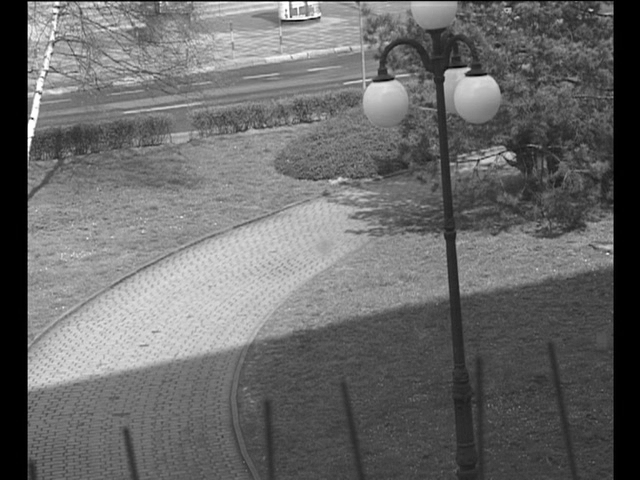
%> input picture doc/clip_03_ref_gray.png, 640 x 480 px
$ octave bladsredniokwadratowy.m   (GNU Octave 9; MATLAB toolbox functions it lacks are replaced by stand-ins)
%> lines starting %> are read from the running program, lines starting %| are printed output that depends on the picture; in (x1, y1, x2, y2) boxes, pixels count from 0 and x2, y2 are one past the last pixel; in counts of white or black regions, pixels touching at a corner belong together; the program's own positions count from 1
close all
referencyjny=imread('clip_03_ref_gray.png');
%> referencyjny is the input picture: size 480x640 uint8; min 0, max 255, mean 105.4
filename='clip_03_had_200_06_20diff.png'
%referencyjny = imcrop(referencyjny,[29, 3 , 480, 585]);
% clipy [29, 3 , 480, 585]
%fountain [0, 15 , 320, 211]
%pedestrians [11, 0 , 299, 240]
%imshow(referencyjny);
%i=0;
if i==7
    i=0;
    wynikmat=zeros(5,7);
end
i=i+1;
%alpha_a0.8
%alpha_a0.9
%alpha_a0.95
%alpha_a0.97
%alpha_a0.99
%mean
%median
%mog
porownywany=imread('clip_03_had_200_06_20.png');
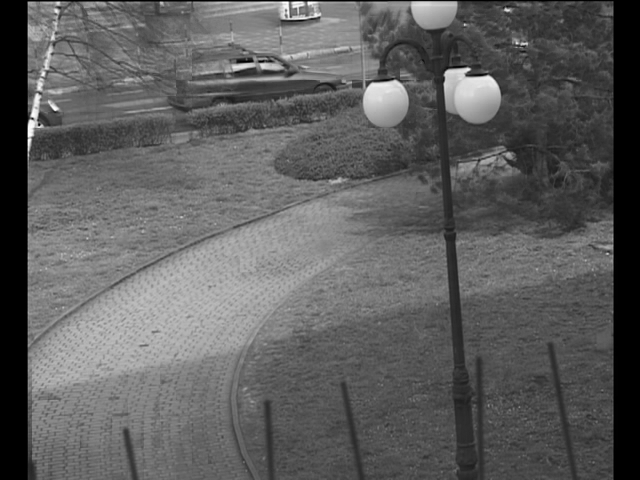
%> input picture doc/clip_03_had_200_06_20.png, 640 x 480 px
%> porownywany is the input picture: size 480x640 uint8; min 0, max 255, mean 94.2
%porownywany = imcrop(porownywany,[29, 3 , 480, 585]);

%imshow(porownywany);

referencyjnyadj=imadjust(referencyjny);
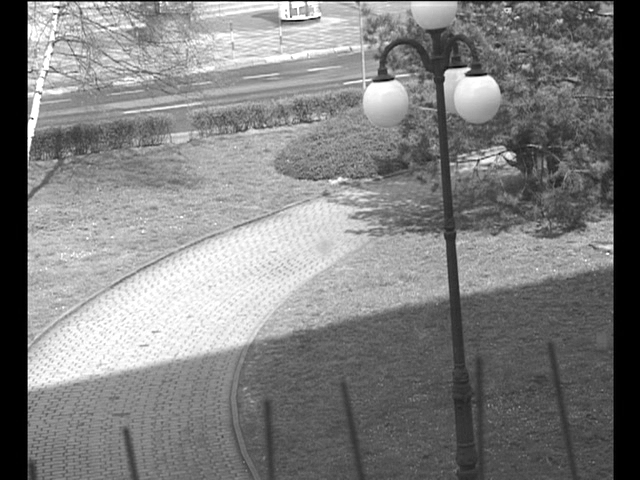
%> referencyjnyadj: size 480x640 uint8; min 0, max 255, mean 127.2
porownywanyadj=imadjust(porownywany);
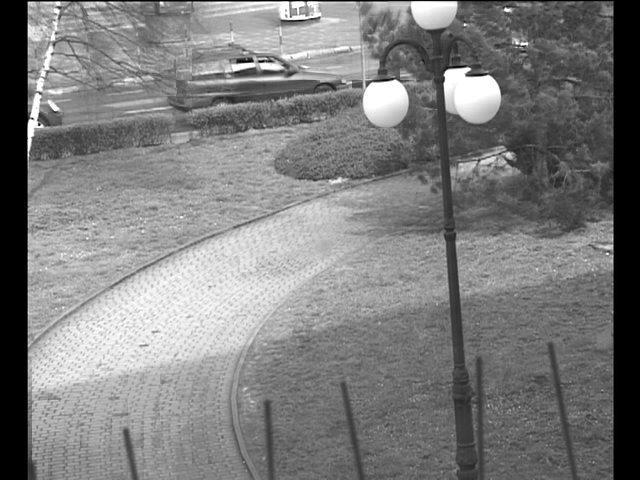
%> porownywanyadj: size 480x640 uint8; min 0, max 255, mean 124.8
podobienstwo=0.99
roznica=imabsdiff(porownywany,referencyjny);
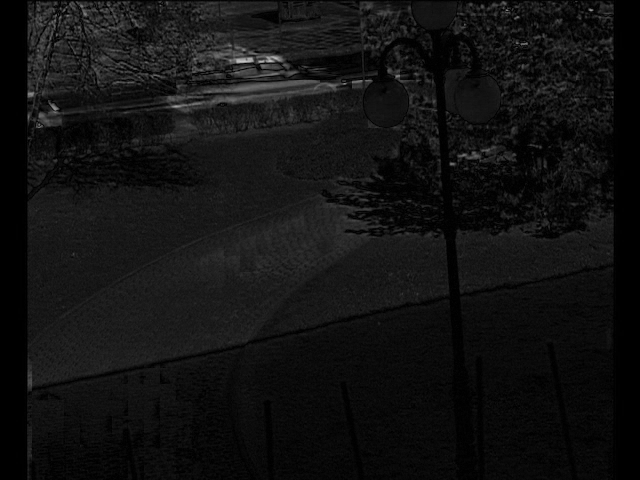
%> roznica: size 480x640 uint8; min 0, max 198, mean 17.8
roznicaabs=imabsdiff(porownywany,referencyjny);
roznicaprocent=roznicaabs./255;
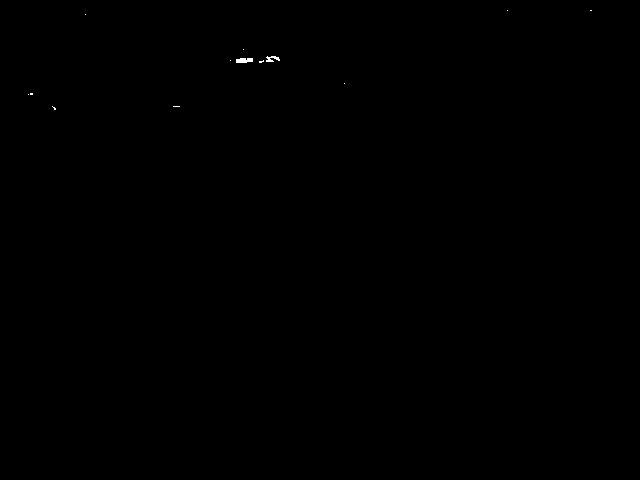
%> roznicaprocent: size 480x640 uint8; values 0 (black) and 1 (white), 0.05% white; 13 white regions (11 under 20 px), largest, box (x1, y1, x2, y2) and area: (236, 58, 253, 63) 73, (266, 56, 280, 62) 51
imshow(roznicaabs)
imwrite(roznicaabs,filename,'png');
roznica_pot=roznica.^2;
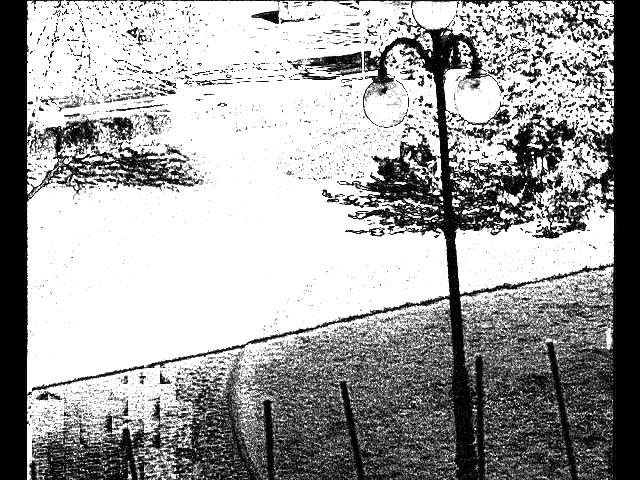
%> roznica_pot: size 480x640 uint8; min 0, max 255, mean 161.2
blsredkwad=sum(sum(roznica_pot))/numel(roznica_pot)
%> blsredkwad = 161.2
pix_similar70=sum(sum(roznicaabs<(0.3)*255))/numel(roznicaabs)
%> pix_similar70 = 0.993
pix_similar80=sum(sum(roznicaabs<(0.2)*255))/numel(roznicaabs)
%> pix_similar80 = 0.969
pix_similar90=sum(sum(roznicaabs<(0.1)*255))/numel(roznicaabs)
%> pix_similar90 = 0.749
pix_similar98=sum(sum(roznicaabs<(0.02)*255))/numel(roznicaabs)
%> pix_similar98 = 0.205
pix_similar99=sum(sum(roznicaabs<(0.01)*255))/numel(roznicaabs)
%> pix_similar99 = 0.135
% wektorwyn=[blsredkwad;pix_similar80;pix_similar90;pix_similar98;pix_similar99]
% wynikmat(:,i)=wektorwyn;
%%
% [16 lines of commented-out code are left out]
